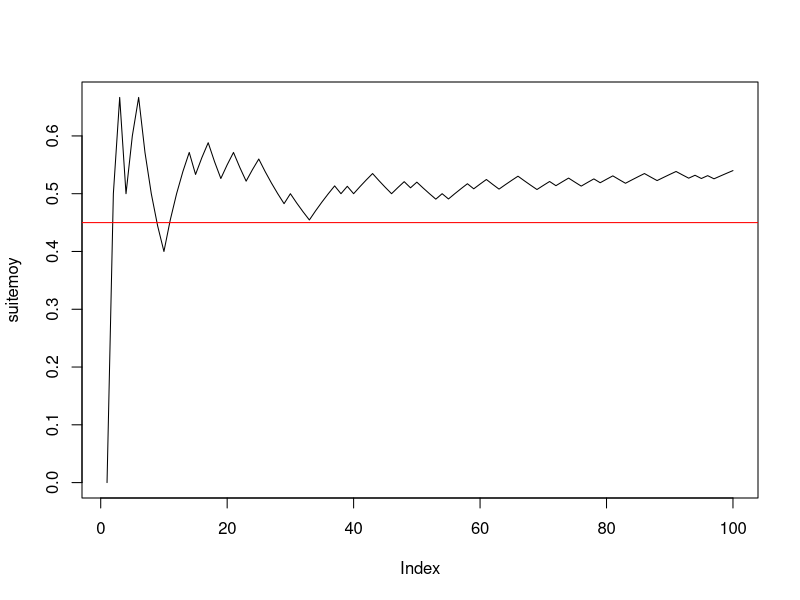

This chart was generated by the following R code: (Note: this script raises an error after producing the figure.)

#--------question 1------------
n <- 100
p <- 0.45
x <- rbinom(n, 1, p)
#--------question 2------------
cumsum(x)
taille <- 1:n
suitemoy <- cumsum(x) / taille
#--------question 3------------
plot(suitemoy, type = "l")
abline(h = p, col = "red")

#------------Exercice 2------------------------



#--------question 1------------
n <- 100
mu <- -2
sigma <- 2
rm(xg)
(xg <- rnorm(n, mu, sigma))
#--------question 2------------
cumsum(xg)
rm(taille)
taille <- 1:n
rm(suitemoyg)
suitemoyg
suitemoyg <- cumsum(xg) / taille
#--------question 3------------
plot(suitemoyg, type = "l", ylim = c(-10, 6))
abline(h = mu, col = "red")


#------------Exercice 3------------------------

#---------question 1--------------------------
mu <- -2
sigma <- 2
n <- 5
rm(x) # efface l'objet précedemment créé x
(x <- rnorm(n, mu, sigma)) # echantillon de n tirages de X
(moyx <- mean(x)) # moyenne de l'échantillon de taille n x

#---------question 2--------------------------
(y <- rnorm(n, mu, sigma)) # second echantillon de n tirages de X
(moyy <- mean(y)) # moyenne de l'échantillon y
(rbind(x, y) -> M) # range les deux échantillons dans M à 2 lignes et n colonnes
rowMeans(M)

#---------question 3--------------------------
N <- 1000
Mdata <- matrix(rnorm(n * N, mu, sigma), ncol = n, byrow = T) # N échantillons de taille n disposés en lignes
dim(Mdata) # dimension de la matrice N lignes et n colonnes


#---------question 4--------------------------
(rowMeans(Mdata) -> moyennes) # calcule les moyennes pour les N, n-échantillons tirés.
apply(Mdata, MARGIN = 1, mean) # alternative pour effectuer les moyennes en ligne

#---------question 5--------------------------
mean(moyennes) # moyenne empirique des N réalisations de Xbar_n
sd(moyennes) * sqrt((length(moyennes) - 1) / length(moyennes)) # ecart-type empirique
sd(moyennes) # écart-type estimé sans biais = ecart-type empirique corrigé

#---------question 6--------------------------
hist(moyennes, prob = T, main = "Répartition de la moyenne empirique des Xi, i=1,....,n") # la répartition observée de Xbar_n
(abs <- seq(1.2 * min(moyennes), 1.2 * max(moyennes), (max(moyennes) - min(moyennes)) / 100))
points(abs, dnorm(abs, mu, sigma / sqrt(n)), col = 2, type = "l")
abline(v = mean(moyennes), col = 3, lty = "dashed") # moyenne de l'échantillon
abline(v = mu, col = 2) # moyenne théorique mu de la loi de Xbar
# belle adéquation de l'échantillon à la normale, que l'on peut verifier avec dte de Henry
qqnorm(moyennes) # les points sont presque alignés la loi de Xbar_n est donc bien normale
qqline(moyennes, col = 2) # autour de la droite rouge qui passe par les deux points
# (1er quartile theo de la centrée réduite,1er quartile empirique) et
# (3ieme quartile theo de la centrée réduite,3ieme quartile empirique)
# mean(echantillon) et écart-type empirique sd(échantillon)*sqrt((n-1)/n). e
# En effet si on ajoute la droite passant par ces deux points elle se confond
# avec qqline. droite de Henry

(x1 <- qnorm(0.25))
(x2 <- qnorm(0.75))
(y1 <- quantile(moyennes, 0.25, type = 1))
(y2 <- quantile(moyennes, 0.75, type = 1))
abline(y1 - (y2 - y1) * x1 / (x2 - x1), (y2 - y1) / (x2 - x1), col = 3) # droite de Henry

#----------question 7-------------------------
moyennecr <- sqrt(n) * (moyennes - mu) / sigma
hist(moyennecr, prob = T, main = "Répartition observée de la moyenne empirique centrée réduite")
(abscr <- seq(1.2 * min(moyennecr), 1.2 * max(moyennecr), (max(moyennecr) - min(moyennecr)) / 100))
points(abscr, dnorm(abscr), col = 2, type = "l")
abline(v = mean(moyennecr), col = 3, lty = "dashed") # moyenne empirique de l'échantillon
abline(v = 0, col = 2) # moyenne théorique  de la loi normale centrée réduite

qqnorm(moyennecr)
qqline(moyennecr) # droite de Henry

#-----------question 8------------
n <- 50
# puis réexecuter les lignes 67 à 107 : la loi reste gaussienne mais
# l'écart-type de Xbarn est plus petit avec n=50 qu'avec n=2
sd(moyennes)
sigma / sqrt(n)

n <- 2
# puis réexecuter les lignes 67 à 107 : LA LOI EST TOUJOURS GAUSSIENNE MEME AVEC n PETIT
# C'EST UNE PROPRIETES CARACTÉRISTIQUE DE LA LOI NORMALE MAIS QUI NE S'APPLIQUE PAS AUX AUTRES
# LOIS COMME PAR EX A LA BERNOULLI ==> VOIR EXO SUIVANT
sd(moyennes)
# l'écart type empirique est EN REVANCHE plus faible avec n=2 qu'avec n=50 :
# normal il estime sigma/sqrt(n) or :
sigma / sqrt(n)

#####################################################################################
# CE QU'IL FAUT RETENIR DE CET EXERCICE : LA LOI DE XBAR EST GAUSSIENNE SI L'ÉCHANTILLON EST
# GAUSSIEN ET DE TAILLE QUELCONQUE n. LE RESULTAT DU THEOREME CENTRAL LIMITE EST VRAI DANS CE CAS
# POUR TOUT n ET PAS SEULEMENT POUR n GRAND
###################################################################################

###################################################
#------------Exercice 4------------------------
###################################################

#---------question 1--------------------------
p <- 0.45
n <- 5
N <- 100
rm(Mdata) # efface l'objet précedemment créé Mdata

Mdata <- matrix(rbinom(n * N, 1, p), ncol = n, byrow = T) # N échantillons de taille n disposés en lignes
dim(Mdata) # dimension de la matrice N lignes et n colonnes

(rowMeans(Mdata) -> moyennes) # calcule les moyennes pour les N, n-échantillons tirés.


mean(moyennes) # moyenne empirique des N réalisations de Xbar_n
sd(moyennes) * sqrt((length(moyennes) - 1) / length(moyennes)) # ecart-type empirique
sd(moyennes) # écart-type estimé sans biais = ecart-type empirique corrigé

#---------histogramme de xbar_n--------------------------
hist(moyennes, prob = T, ylim = c(0, max(dnorm(p, p, sqrt(p * (1 - p) / n)), 4)), main = "Répartition de la moyenne empirique des Xi, i=1,....,n") # la répartition observée de Xbar_n
(abs <- seq(.8 * min(moyennes), 1.2 * max(moyennes), (max(moyennes) - min(moyennes)) / 100))
points(abs, dnorm(abs, p, sqrt(p * (1 - p) / n)), col = 2, type = "l")
abline(v = mean(moyennes), col = 3, lty = "dashed") # moyenne de l'échantillon
abline(v = p, col = 2) # moyenne théorique mu de la loi de Xbar
qqnorm(moyennes) # vraiment pas gaussien !
qqline(moyennes, col = 2)
# AUCUNE ADEQUATION  de l'échantillon à la normale CAR n EST TROP PETIT ET LE TCL N'EST
# PAS VERIFIE. ON REFAIT LA SIMUL AVEC n=200 :

n <- 200
# puis réeéxuter les lignes 142 à 161

# EUREKA CA MARCHE BEAUCOUP MIEUX ET ON A BIEN UNE REPARTITION GAUSSIENNE CAR n EST SUFFISAMMENT GRAND POUR
# QUE LE TCL SOIT VERIFIE !
######################################

qqnorm(moyennes)
qqline(moyennes, col = "red")

# Si on augmente N on améliore l'estimation de la densité de Xbarn par l'histogramme
# des N réalisations de Xbarn mais si n est petit on n'observe pas un histogramme
# ressemblant à une gaussienne puisque le TCL ne s'applique que si n est assez grand.
# Essayer avec
N <- 1000
n <- 4
# puis lignes 142 à 159.
N <- 1000
n <- 100
# puis lignes 142 à 159.
